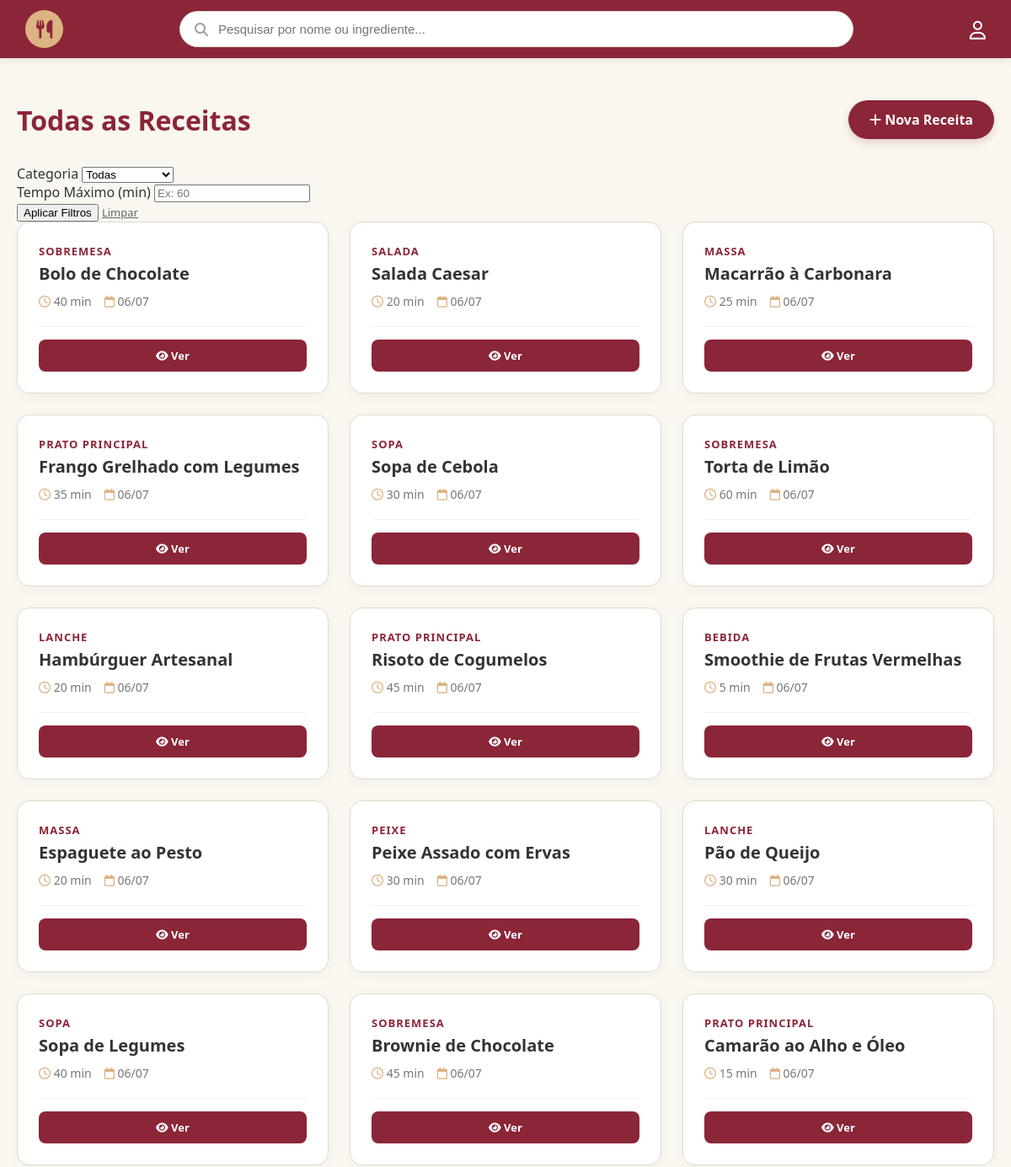
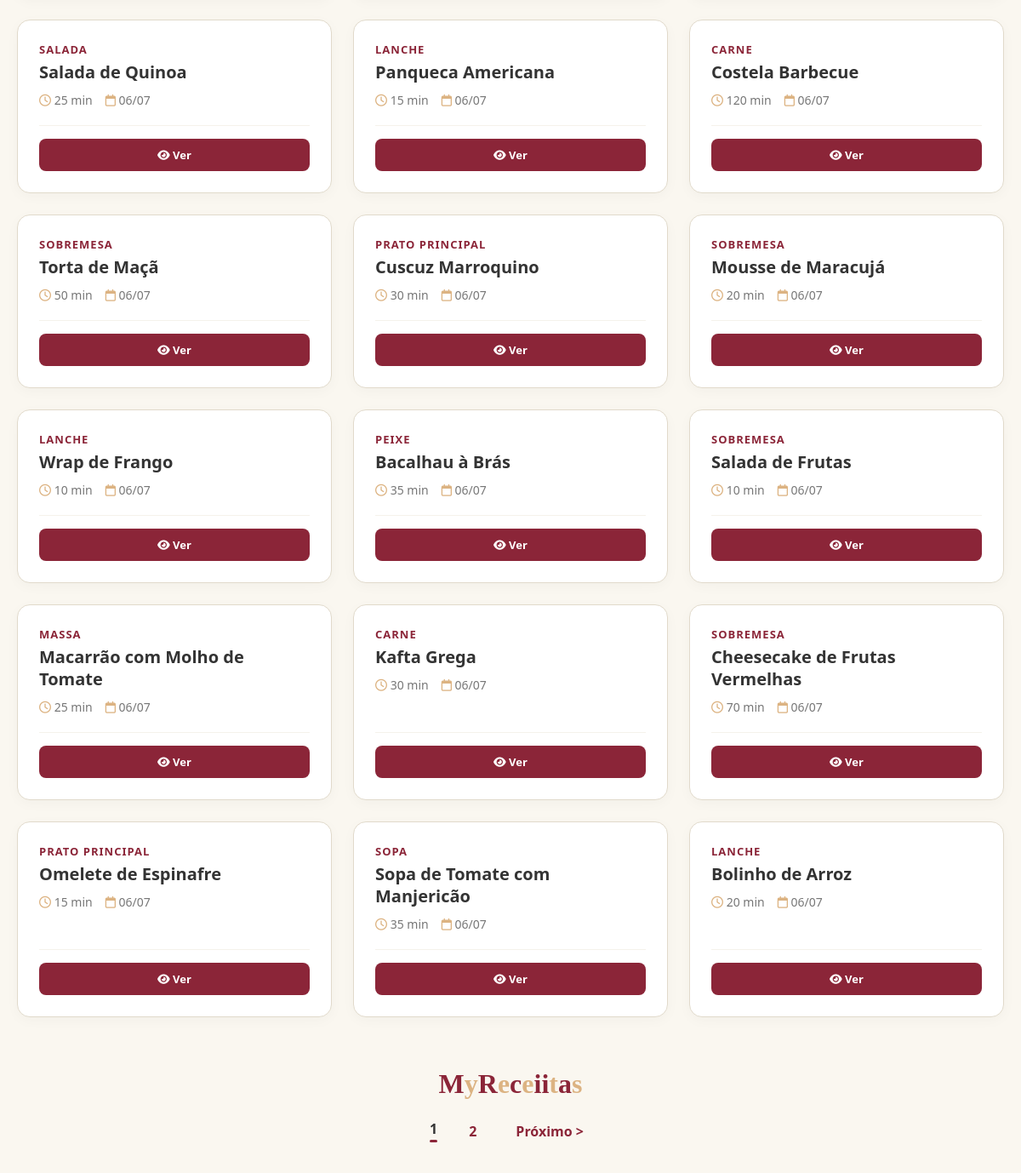
Page /views/recipes/recipe_list.php on the committed database (2 pictures, top to bottom).
### tables this page shows
CREATE TABLE recipes (
    id INT AUTO_INCREMENT PRIMARY KEY,
    name VARCHAR(150) NOT NULL,
    ingredients TEXT NOT NULL,
    description TEXT,
    preparation_time INT,
    category VARCHAR(50),
    price DECIMAL(10, 2) DEFAULT 0.00,
    is_public BOOLEAN DEFAULT TRUE,
    
    user_id INT NULL,
    chef_id INT NULL,
    restaurant_id INT NULL,

    created_at TIMESTAMP DEFAULT CURRENT_TIMESTAMP,
    updated_at TIMESTAMP DEFAULT CURRENT_TIMESTAMP ON UPDATE CURRENT_TIMESTAMP,
    deleted_at DATETIME,

    CONSTRAINT fk_recipe_user FOREIGN KEY (user_id) REFERENCES users(id) ON DELETE CASCADE,
    CONSTRAINT fk_recipe_chef FOREIGN KEY (chef_id) REFERENCES chef(id) ON DELETE CASCADE,
    CONSTRAINT fk_recipe_restaurant FOREIGN KEY (restaurant_id) REFERENCES restaurants(id) ON DELETE CASCADE
);

### config/database.php (called while the page is built, shortened)
<?php
class database {
    private static $conexao = null;
    public static function getConexao() {
        if (self::$conexao === null) {
            try {
                $dsn = "mysql:host=" . DB_HOST . ";dbname=" . DB_NAME . ";charset=utf8mb4";
                self::$conexao = new PDO($dsn, DB_USER, DB_PASS, [
                    PDO::ATTR_ERRMODE => PDO::ERRMODE_EXCEPTION,
                    PDO::ATTR_DEFAULT_FETCH_MODE => PDO::FETCH_ASSOC,
                    PDO::ATTR_EMULATE_PREPARES => false,
                ]);
            } catch (PDOException $e) {
                die("Erro de conexão: " . $e->getMessage());
            }
        }
        return self::$conexao;
    }
}

### models/dao/recipeDAO.php (called while the page is built, shortened)
<?php
require_once dirname(__DIR__, 2) . '/config/database.php';
require_once dirname(__DIR__) . '/model/recipe.php';
class recipeDAO {
    private $conn;
    public function __construct() {
        $this->conn = database::getConexao();
    }
    private function mapToArray($stmt) {
        $receitas = [];
        while ($dados = $stmt->fetch(PDO::FETCH_ASSOC)) {
            $receitas[] = new Recipe(
                $dados['name'],
                $dados['ingredients'],
                $dados['description'] ?? null,
                $dados['preparation_time'] ?? null,
                $dados['category'] ?? null,
                $dados['price'] ?? 0.00,
                $dados['is_public'] ?? 1,
                $dados['user_id'] ?? null,
                $dados['chef_id'] ?? null,
                $dados['restaurant_id'] ?? null,
                $dados['id'],
                $dados['created_at'] ?? null
            );
        }
        return $receitas;
    }
    public function countAllPublic() {
        $sql = "SELECT COUNT(*) as total FROM recipes WHERE is_public = 1 AND deleted_at IS NULL AND restaurant_id IS NULL";
        $stmt = $this->conn->query($sql);
        return $stmt->fetch()['total'];
    }
    public function searchRecipes($filters, $limit = 30, $offset = 0) {
    $sql = "SELECT * FROM recipes
            WHERE is_public = 1
            AND deleted_at IS NULL
            AND restaurant_id IS NULL";
    $params = [];
    if (!empty($filters['q'])) {
        $sql .= " ORDER BY LENGTH(ingredients) ASC, name ASC";
    } else {
        $sql .= " ORDER BY created_at DESC";
    }
    $sql .= " LIMIT :limit OFFSET :offset";
    $stmt = $this->conn->prepare($sql);
    $stmt->bindValue(':limit', (int)$limit, PDO::PARAM_INT);
    $stmt->bindValue(':offset', (int)$offset, PDO::PARAM_INT);
    $stmt->execute();
    return $this->mapToArray($stmt);
}
}

### models/model/recipe.php (called while the page is built, shortened)
<?php
class Recipe {
    private $id;
    private $name;
    private $preparation_time;
    private $category;
    private $created_at;
    public function __construct($name, $ingredients, $description = null, $preparation_time = null, $category = null, $price = 0.00, $is_public = 1, $user_id = null, $chef_id = null, $restaurant_id = null, $id = null, $created_at = null) {
        $this->created_at = $created_at;
    }
    public function getId() { return $this->id; }
    public function getName() { return $this->name; }
    public function getPreparationTime() { return $this->preparation_time; }
    public function getCategory() { return $this->category; }
    public function getCreatedAt() { return $this->created_at; }
    public function setId($id) { $this->id = $id; }
    public function setName($n) { $this->name = trim($n); }
    public function setPreparationTime($pt) { $this->preparation_time = $pt; }
    public function setCategory($c) { $this->category = trim($c); }
}

### views/recipes/recipe_list.php (the view, shortened to what this page needs)
<?php
require_once dirname(__DIR__, 2) . '/base.php';
require_once ROOT_PATH . '/models/model/recipe.php';
require_once ROOT_PATH . '/models/dao/recipeDAO.php';
$dao = new recipeDAO();
$filters = [
    'q' => $_GET['q'] ?? '',
    'category' => $_GET['category'] ?? '',
    'max_time' => $_GET['max_time'] ?? ''
];
$limit = 30;
$page = isset($_GET['page']) ? (int)$_GET['page'] : 1;
$offset = ($page - 1) * $limit;
$receitas = $dao->searchRecipes($filters, $limit, $offset);
$totalReceitas = $dao->countAllPublic();
$totalPages = ceil($totalReceitas / $limit);
?>
<div class="container">
    <div class="header-list">
        <h2>Todas as Receitas</h2>
        <a href="recipe_form.php" class="btn-add"><i class="fa-solid fa-plus"></i> Nova Receita</a>
    </div>
    <form class="filter-section" method="GET">
        <div class="filter-group">
            <label>Categoria</label>
            <select name="category">
                <option value="">Todas</option>
            </select>
        </div>
        <div class="filter-group">
            <label>Tempo Máximo (min)</label>
            <input type="number" name="max_time" placeholder="Ex: 60" value="<?= $filters['max_time'] ?>">
        </div>
        <button type="submit" class="btn-filter">Aplicar Filtros</button>
        <a href="recipe_list.php" style="font-size: 13px; color: #666; margin-bottom: 10px;">Limpar</a>
    </form>
    <div class="recipe-grid">
        <?php if(empty($receitas)): ?>
            <div style="grid-column: 1/-1; text-align: center; padding: 50px;">
                <p style="color: #888;">Nenhuma receita encontrada nesta página.</p>
            </div>
        <?php else: ?>
            <?php foreach($receitas as $r): ?>
                <div class="recipe-card">
                    <div>
                        <span class="category"><?= htmlspecialchars($r->getCategory()) ?></span>
                        <h3><?= htmlspecialchars($r->getName()) ?></h3>
                        <div class="info">
                            <span><i class="fa-regular fa-clock"></i> <?= $r->getPreparationTime() ?> min</span>
                            <span><i class="fa-regular fa-calendar"></i> <?= date('d/m', strtotime($r->getCreatedAt())) ?></span>
                        </div>
                    </div>
                    <div class="card-actions">
                        <a href="recipe_view.php?id=<?= $r->getId() ?>" class="btn-view"><i class="fa-solid fa-eye"></i> Ver</a>
                    </div>
                </div>
            <?php endforeach; ?>
        <?php endif; ?>
    </div>
    <div class="google-pagination">
        <div class="google-logo">
            <span class="letter-bordo">M</span><span class="letter-bege">y</span><span class="letter-bordo">R</span><span class="letter-bege">e</span><span class="letter-bordo">c</span><span class="letter-bege">e</span><?php
                for($i=1; $i<=$totalPages; $i++) {
                    echo "<span class='letter-bordo'>i</span>";
                }
            ?><span class="letter-bege">t</span><span class="letter-bordo">a</span><span class="letter-bege">s</span>
        </div>
        <div class="page-numbers">
            <?php for($i = 1; $i <= $totalPages; $i++): ?>
                <a href="?page=<?= $i ?>" class="page-link <?= ($i == $page) ? 'active' : '' ?>"><?= $i ?></a>
            <?php endfor; ?>
            <?php if($page < $totalPages): ?>
                <a href="?page=<?= $page + 1 ?>" class="nav-btn">Próximo &gt;</a>
            <?php endif; ?>
        </div>
    </div>
</div>
</body>
</html>

### base.php (shortened to what this page needs)
<?php
require_once __DIR__ . '/config/database.php';
$base_path = str_replace(str_replace('\\', '/', $_SERVER['DOCUMENT_ROOT']), '', str_replace('\\', '/', __DIR__));
$base_path = '/' . trim($base_path, '/') . '/';
if ($base_path === '//') { $base_path = '/'; }
require_once __DIR__ . '/config/database.php';
?>
<!DOCTYPE html>
<html lang="pt-BR">
<head>
    <link rel="stylesheet" href="https://cdnjs.cloudflare.com/ajax/libs/font-awesome/6.4.0/css/all.min.css">
</head>
<body>
<header class="navbar">
        <a href="<?php echo $base_path; ?>index.php" class="logo-container">
            <i class="fa-solid fa-utensils"></i>
        </a>
        <?php
        $pagina_atual = basename($_SERVER['PHP_SELF']);
        if ($pagina_atual !== 'login.php' && $pagina_atual !== 'cadastro.php' && $pagina_atual !== 'register.php'):
        ?>
        <div class="search-bar">
            <i class="fa-solid fa-magnifying-glass"></i>
            <input type="text" name="q" placeholder="Pesquisar por nome ou ingrediente..." value="<?= $_GET['q'] ?? '' ?>">
        </div>
        <?php endif; ?>
       <div class="nav-icons">
            <a href="#" id="btnPerfil" title="Menu do Usuário">
                <i class="fa-regular fa-user"></i>
            </a>
        </div>
    </header>

### base.php (style rules this page uses)
body { font-family: 'Segoe UI', Tahoma, Geneva, Verdana, sans-serif; margin: 0; padding: 0; background-color: #FAF7F0; }
.navbar { background-color: #8b2538; padding: 12px 30px; display: flex; align-items: center; justify-content: space-between; color: white; box-shadow: 0 2px 10px rgba(0,0,0,0.1); }
.logo-container { display: flex; align-items: center; justify-content: center; background-color: #dcb382; border-radius: 50%; width: 45px; height: 45px; text-decoration: none; color: #8b2538; font-size: 22px; }
.search-bar { flex: 1; max-width: 800px; margin: 0 30px; position: relative; }
.search-bar input { width: 100%; padding: 12px 20px 12px 45px; border-radius: 25px; border: 1px solid #e1dacb; background-color: #ffffff; outline: none; font-size: 15px; box-sizing: border-box; transition: all 0.3s; }
.search-bar i { position: absolute; left: 18px; top: 50%; transform: translateY(-50%); color: #a0a0a0; font-size: 16px; }
.nav-icons { display: flex; gap: 20px; align-items: center; }
.nav-icons a { color: white; text-decoration: none; font-size: 22px; transition: 0.3s; }
.container { max-width: 1200px; margin: 0 auto; padding: 20px; }
:root { --bg-principal: #FAF7F0; --bg-navbar: #8b2538; --bg-sidebar: #ffffff; --texto-principal: #333333; --borda-item: #eee; --sombra: rgba(0,0,0,0.15); --bg-toggle-capsula: #FAF7F0; --cor-toggle-elementos: #8b2538; }
body { background-color: var(--bg-principal) !important; color: var(--texto-principal) !important; transition: background-color 0.3s, color 0.3s; }
.navbar { background-color: var(--bg-navbar) !important; }

### views/recipes/recipe_list.php (style rules this page uses)
.header-list { display: flex; justify-content: space-between; align-items: center; margin: 30px 0; }
.header-list h2 { color: #8b2538; font-size: 32px; margin: 0; font-family: 'Segoe UI', sans-serif; }
.btn-add { background-color: #8b2538; color: white; padding: 12px 25px; text-decoration: none; border-radius: 30px; font-weight: bold; transition: 0.3s; box-shadow: 0 4px 10px rgba(139, 37, 56, 0.2); }
.recipe-grid { display: grid; grid-template-columns: repeat(auto-fill, minmax(320px, 1fr)); gap: 25px; }
.recipe-card { background: white; border: 1px solid #e1dacb; border-radius: 15px; padding: 25px; box-shadow: 0 4px 15px rgba(0,0,0,0.03); transition: all 0.3s ease; display: flex; flex-direction: column; justify-content: space-between; }
.recipe-card h3 { margin: 0 0 10px 0; color: #333; font-size: 20px; line-height: 1.3; }
.recipe-card .category { color: #8b2538; font-weight: 700; font-size: 13px; text-transform: uppercase; letter-spacing: 1px; margin-bottom: 5px; display: block; }
.recipe-card .info { color: #777; font-size: 14px; margin-bottom: 20px; display: flex; gap: 15px; }
.recipe-card .info i { color: #dcb382; }
.card-actions { display: flex; gap: 10px; border-top: 1px solid #f5f2eb; padding-top: 15px; }
.card-actions a { padding: 10px 15px; border-radius: 8px; text-decoration: none; font-size: 13px; font-weight: bold; flex: 1; text-align: center; transition: 0.2s; }
.btn-view { background-color: #8b2538; color: white; }
.google-pagination { display: flex; flex-direction: column; align-items: center; margin: 60px 0; }
.google-logo { font-family: 'Georgia', serif; font-size: 32px; font-weight: bold; margin-bottom: 15px; }
.letter-bordo { color: #8b2538; }
.letter-bege { color: #dcb382; }
.page-numbers { display: flex; gap: 5px; align-items: center; }
.page-link { text-decoration: none; color: #8b2538; padding: 8px 16px; border-radius: 4px; font-weight: 600; transition: 0.2s; }
.page-link.active { color: #333; cursor: default; pointer-events: none; }
.page-link.active::after { content: ''; display: block; width: 100%; height: 3px; background: #8b2538; margin-top: 2px; border-radius: 2px; }
.nav-btn { color: #8b2538; font-weight: bold; text-decoration: none; padding: 8px 15px; margin: 0 10px; }

### rows in the picture
recipes: category "SOBREMESA", name "Bolo de Chocolate", preparation_time "40", created_at "06/07"
recipes: category "SALADA", name "Salada Caesar", preparation_time "20", created_at "06/07"
recipes: category "MASSA", name "Macarrão à Carbonara", preparation_time "25", created_at "06/07"
recipes: category "PRATO PRINCIPAL", name "Frango Grelhado com Legumes", preparation_time "35", created_at "06/07"
recipes: category "SOPA", name "Sopa de Cebola", preparation_time "30", created_at "06/07"
recipes: category "SOBREMESA", name "Torta de Limão", preparation_time "60", created_at "06/07"
recipes: category "LANCHE", name "Hambúrguer Artesanal", preparation_time "20", created_at "06/07"
recipes: category "PRATO PRINCIPAL", name "Risoto de Cogumelos", preparation_time "45", created_at "06/07"
recipes: category "BEBIDA", name "Smoothie de Frutas Vermelhas", preparation_time "5", created_at "06/07"
recipes: category "MASSA", name "Espaguete ao Pesto", preparation_time "20", created_at "06/07"
recipes: category "PEIXE", name "Peixe Assado com Ervas", preparation_time "30", created_at "06/07"
recipes: category "LANCHE", name "Pão de Queijo", preparation_time "30", created_at "06/07"
recipes: category "SOPA", name "Sopa de Legumes", preparation_time "40", created_at "06/07"
recipes: category "SOBREMESA", name "Brownie de Chocolate", preparation_time "45", created_at "06/07"
recipes: category "PRATO PRINCIPAL", name "Camarão ao Alho e Óleo", preparation_time "15", created_at "06/07"
recipes: category "SALADA", name "Salada de Quinoa", preparation_time "25", created_at "06/07"
recipes: category "LANCHE", name "Panqueca Americana", preparation_time "15", created_at "06/07"
recipes: category "CARNE", name "Costela Barbecue", preparation_time "120", created_at "06/07"
recipes: category "SOBREMESA", name "Torta de Maçã", preparation_time "50", created_at "06/07"
recipes: category "PRATO PRINCIPAL", name "Cuscuz Marroquino", preparation_time "30", created_at "06/07"
recipes: category "SOBREMESA", name "Mousse de Maracujá", preparation_time "20", created_at "06/07"
recipes: category "LANCHE", name "Wrap de Frango", preparation_time "10", created_at "06/07"
recipes: category "PEIXE", name "Bacalhau à Brás", preparation_time "35", created_at "06/07"
recipes: category "SOBREMESA", name "Salada de Frutas", preparation_time "10", created_at "06/07"
recipes: category "MASSA", name "Macarrão com Molho de Tomate", preparation_time "25", created_at "06/07"
recipes: category "CARNE", name "Kafta Grega", preparation_time "30", created_at "06/07"
recipes: category "SOBREMESA", name "Cheesecake de Frutas Vermelhas", preparation_time "70", created_at "06/07"
recipes: category "PRATO PRINCIPAL", name "Omelete de Espinafre", preparation_time "15", created_at "06/07"
recipes: category "SOPA", name "Sopa de Tomate com Manjericão", preparation_time "35", created_at "06/07"
recipes: category "LANCHE", name "Bolinho de Arroz", preparation_time "20", created_at "06/07"
